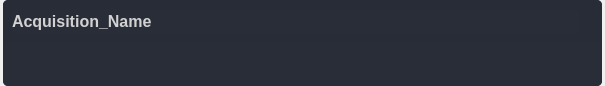
<?xml version="1.0" encoding="UTF-8"?>
<ui version="4.0">
 <class>listWidgetItem_acquisition</class>
 <widget class="QWidget" name="listWidgetItem_acquisition">
  <property name="geometry">
   <rect>
    <x>0</x>
    <y>0</y>
    <width>605</width>
    <height>86</height>
   </rect>
  </property>
  <property name="windowTitle">
   <string>Form</string>
  </property>
  <property name="styleSheet">
   <string notr="true"/>
  </property>
  <layout class="QVBoxLayout" name="verticalLayout">
   <property name="spacing">
    <number>3</number>
   </property>
   <property name="leftMargin">
    <number>3</number>
   </property>
   <property name="topMargin">
    <number>0</number>
   </property>
   <property name="rightMargin">
    <number>3</number>
   </property>
   <property name="bottomMargin">
    <number>0</number>
   </property>
   <item>
    <widget class="QFrame" name="frame_acquisition">
     <property name="minimumSize">
      <size>
       <width>0</width>
       <height>0</height>
      </size>
     </property>
     <property name="maximumSize">
      <size>
       <width>16777215</width>
       <height>16777215</height>
      </size>
     </property>
     <property name="styleSheet">
      <string notr="true">background-color: rgb(41, 45, 56);
border-radius: 5px;
color: rgb(210, 210, 210);
</string>
     </property>
     <property name="frameShape">
      <enum>QFrame::NoFrame</enum>
     </property>
     <property name="frameShadow">
      <enum>QFrame::Raised</enum>
     </property>
     <layout class="QVBoxLayout" name="verticalLayout_13" stretch="0,0">
      <property name="spacing">
       <number>0</number>
      </property>
      <property name="leftMargin">
       <number>0</number>
      </property>
      <property name="topMargin">
       <number>0</number>
      </property>
      <property name="rightMargin">
       <number>0</number>
      </property>
      <property name="bottomMargin">
       <number>0</number>
      </property>
      <item>
       <widget class="QFrame" name="frame_acq_name">
        <property name="maximumSize">
         <size>
          <width>16777215</width>
          <height>16777215</height>
         </size>
        </property>
        <property name="cursor">
         <cursorShape>ArrowCursor</cursorShape>
        </property>
        <property name="styleSheet">
         <string notr="true">QFrame {
	border: transparent;
	background-color: rgb(39, 44, 54);
}</string>
        </property>
        <property name="frameShape">
         <enum>QFrame::StyledPanel</enum>
        </property>
        <property name="frameShadow">
         <enum>QFrame::Raised</enum>
        </property>
        <layout class="QHBoxLayout" name="horizontalLayout">
         <property name="leftMargin">
          <number>9</number>
         </property>
         <property name="topMargin">
          <number>9</number>
         </property>
         <property name="rightMargin">
          <number>9</number>
         </property>
         <property name="bottomMargin">
          <number>9</number>
         </property>
         <item>
          <widget class="QPushButton" name="label_acq_name">
           <property name="sizePolicy">
            <sizepolicy hsizetype="Expanding" vsizetype="Preferred">
             <horstretch>0</horstretch>
             <verstretch>0</verstretch>
            </sizepolicy>
           </property>
           <property name="maximumSize">
            <size>
             <width>16777215</width>
             <height>16777215</height>
            </size>
           </property>
           <property name="font">
            <font>
             <pointsize>12</pointsize>
             <bold>true</bold>
            </font>
           </property>
           <property name="styleSheet">
            <string notr="true">QPushButton{
	text-align: left;
	border: transparent;
}
QPushButton:hover {
	font-size: 12.5pt;
	font-weight: bold;
}</string>
           </property>
           <property name="text">
            <string>Acquisition_Name</string>
           </property>
           <property name="icon">
            <iconset resource="resources.qrc">
             <normaloff>:/icons/icons/baseline_folder_open_white_18dp.png</normaloff>:/icons/icons/baseline_folder_open_white_18dp.png</iconset>
           </property>
          </widget>
         </item>
         <item alignment="Qt::AlignRight">
          <widget class="QLabel" name="label_acq_notes">
           <property name="font">
            <font>
             <pointsize>10</pointsize>
             <bold>true</bold>
            </font>
           </property>
           <property name="styleSheet">
            <string notr="true">QLabel{
	color: rgb(32, 178, 170);
	border: transparent;
}</string>
           </property>
           <property name="text">
            <string/>
           </property>
           <property name="textInteractionFlags">
            <set>Qt::LinksAccessibleByMouse|Qt::TextSelectableByKeyboard|Qt::TextSelectableByMouse</set>
           </property>
          </widget>
         </item>
        </layout>
       </widget>
      </item>
      <item>
       <widget class="QFrame" name="frame_acq_components">
        <property name="minimumSize">
         <size>
          <width>0</width>
          <height>0</height>
         </size>
        </property>
        <property name="cursor">
         <cursorShape>ArrowCursor</cursorShape>
        </property>
        <property name="styleSheet">
         <string notr="true">QFrame {
	 border: transparent
}</string>
        </property>
        <property name="frameShadow">
         <enum>QFrame::Raised</enum>
        </property>
        <layout class="QGridLayout" name="gridLayout"/>
       </widget>
      </item>
     </layout>
    </widget>
   </item>
  </layout>
 </widget>
 <resources>
  <include location="resources.qrc"/>
 </resources>
 <connections/>
</ui>
